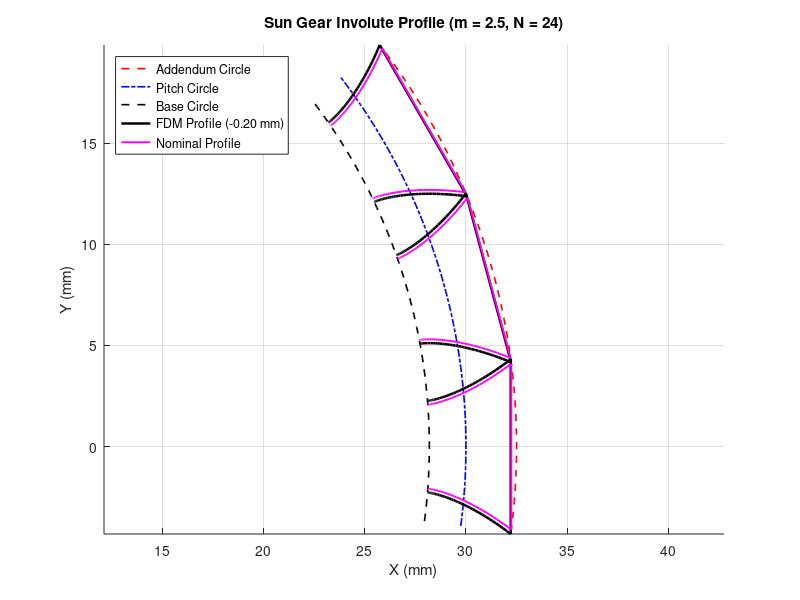

The MATLAB script that drew this image:
%% Epicyclic Gear Train Geometric & Mesh Validation
% Description: Sizing verification, kinematic constraint validation, and 
% multi-tooth profile plotting with DFAM backlash offsets.

clear; clc; close all;

%% 1. Input Design Parameters
m = 2.5;                % Module (mm)
alpha_deg = 20;         % Pressure angle (degrees)
Ns = 24;                % Sun gear teeth
Np = 12;                % Planet gear teeth
Nr = 48;                % Ring gear teeth
P = 3;                  % Number of planets
backlash_offset = 0.20; % Radial clearance offset (mm)

%% 2. Kinematic & Geometric Assembly Checks
alpha = deg2rad(alpha_deg);

concentric_check = (Nr == Ns + 2*Np);
spacing_val = (Ns + Nr) / P;
spacing_check = (mod(Ns + Nr, P) == 0);
a = (m * (Ns + Np)) / 2;
gear_ratio = 1 + (Nr / Ns);

%% 3. Direct Contact Ratio & Length Validation
term_sun    = sqrt((Ns + 2)^2 - (Ns * cos(alpha))^2);
term_planet = sqrt((Np + 2)^2 - (Np * cos(alpha))^2);
term_span   = (Ns + Np) * sin(alpha);

contact_length = (m / 2) * (term_sun + term_planet - term_span);
contact_ratio  = (term_sun + term_planet - term_span) / (2 * pi * cos(alpha));

%% 4. Command Window Metrics Display
fprintf('================ EXACT PLANETARY METRICS ================\n');
fprintf('Module (m):            %.1f mm\n', m);
fprintf('Pressure Angle:        %d deg\n', alpha_deg);
fprintf('Tooth Counts:          Sun: %d | Planet: %d | Ring: %d\n', Ns, Np, Nr);
fprintf('Center Distance (a):   %.2f mm\n', a);
fprintf('Reduction Ratio:       %.2f : 1\n', gear_ratio);
fprintf('Concentricity Check:   %s (Nr = Ns + 2*Np)\n', mat2str(concentric_check));
fprintf('Equispaced Spacing:    %s ((%d + %d)/%d = %.1f)\n', ...
    mat2str(spacing_check), Ns, Nr, P, spacing_val);
fprintf('--------------------------------------------------------\n');
fprintf('Active Contact Length: %.3f mm\n', contact_length);
fprintf('Contact Ratio (eps):   %.3f\n', contact_ratio);
if contact_ratio >= 1.2
    fprintf('Mesh Status:           PASS (Continuous load sharing >= 1.2)\n');
else
    fprintf('Mesh Status:           FAIL (Risk of tooth clash / discontinuity)\n');
end
fprintf('========================================================\n');

%% 5. Multi-Tooth Involute Plotting
rs   = (m * Ns) / 2;               % 30.0 mm
rb_s = rs * cos(alpha);            % 28.19 mm
ra_s = rs + m;                     % 32.5 mm

% Parametric involute base curve
t_max = sqrt((ra_s / rb_s)^2 - 1);
t = linspace(0, t_max, 40);

x_inv = rb_s * (cos(t) + t .* sin(t));
y_inv = rb_s * (sin(t) - t .* cos(t));

inv_alpha = tan(alpha) - alpha;
th_half = (pi / (2 * Ns)) + inv_alpha;
d_th = backlash_offset / rs;

num_teeth = 3;
pitch_angle = 2 * pi / Ns;

figure;
hold on; 
grid on;

% 1. Plot Reference Arcs
th_arc = linspace(-0.5 * pitch_angle, (num_teeth - 0.5) * pitch_angle, 100);
plot(ra_s * cos(th_arc), ra_s * sin(th_arc), 'r--', 'LineWidth', 1.2);
plot(rs   * cos(th_arc), rs   * sin(th_arc), 'b-.', 'LineWidth', 1.2);
plot(rb_s * cos(th_arc), rb_s * sin(th_arc), 'k--', 'LineWidth', 1.2);

% 2. Plot Teeth
for k = 0:(num_teeth - 1)
    center_ang = k * pitch_angle;
    
    % FDM Profile (Thinner inner geometry) -> Plotted in Black
    ar = center_ang + th_half;
    xr = x_inv * cos(ar) - y_inv * sin(ar);
    yr = x_inv * sin(ar) + y_inv * cos(ar);
    
    al = center_ang - th_half;
    xl = x_inv * cos(al) + y_inv * sin(al);
    yl = x_inv * sin(al) - y_inv * cos(al);
    
    plot([xr, fliplr(xl)], [yr, fliplr(yl)], 'k-', 'LineWidth', 1.8);
    
    % Nominal Profile (Wider outer geometry) -> Plotted in Magenta
    ar_f = center_ang + th_half - d_th;
    xr_f = x_inv * cos(ar_f) - y_inv * sin(ar_f);
    yr_f = x_inv * sin(ar_f) + y_inv * cos(ar_f);
    
    al_f = center_ang - th_half + d_th;
    xl_f = x_inv * cos(al_f) + y_inv * sin(al_f);
    yl_f = x_inv * sin(al_f) - y_inv * cos(al_f);
    
    plot([xr_f, fliplr(xl_f)], [yr_f, fliplr(yl_f)], 'm-', 'LineWidth', 1.4);
end

title(sprintf('Sun Gear Involute Profile (m = %.1f, N = %d)', m, Ns));
xlabel('X (mm)'); 
ylabel('Y (mm)');
legend({'Addendum Circle', 'Pitch Circle', 'Base Circle', 'FDM Profile (-0.20 mm)', 'Nominal Profile'}, ...
       'Location', 'northwest');

axis equal;
